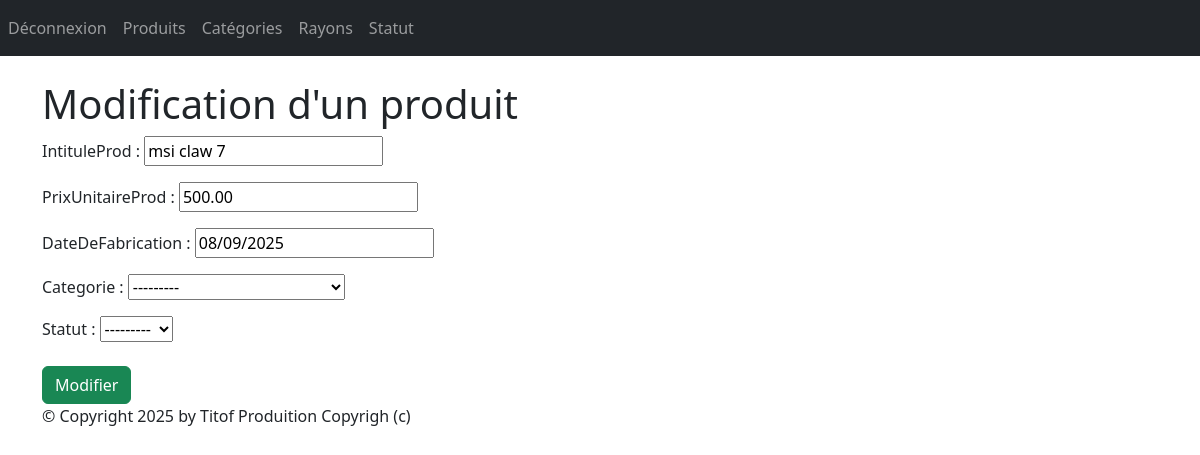
Page /monApp/produit/1/update/ (signed in) on the committed database.
### monApp/models.py (models this page shows, shortened)
class Produit(models.Model):
    refProd = models.AutoField(primary_key=True)
    intituleProd = models.CharField(max_length=200)
    prixUnitaireProd = models.DecimalField(max_digits=10, decimal_places=2)
    dateDeFabrication = models.DateField(default=date.today)
    categorie = models.ForeignKey(Categorie, on_delete=models.CASCADE, related_name="produits",null=True, blank=True)
    statut=models.ForeignKey(Statut,on_delete=models.CASCADE, related_name="produits",null=True, blank=True)

### monApp/views.py (the view, shortened to what this page needs)
# urls.py: path("produit/<pk>/update/",views.ProduitUpdateView.as_view(), name="prdt-chng"),
@method_decorator(login_required(login_url='/monApp/login/'), name='dispatch')
class ProduitUpdateView(UpdateView):
    model = Produit
    form_class=ProduitForm
    template_name = "monApp/update_produit.html"

### monApp/forms.py
class ProduitForm(forms.ModelForm):
    class Meta:
        model = Produit
        fields = '__all__'

### monApp/models.py (called while the page is built)
    def __str__(self):
        return self.nomCat

    def __str__(self):
        return self.libelleStatut

### monApp/templates/monApp/update_produit.html (shortened to what this page needs)
{% extends 'monApp/base.html' %}
{% block contenu %}
<h1> Modification d'un produit </h1>
<form action="" method="post">
    {{ form.as_p }}
    <button type="submit" class="btn btn-success mt-2">Modifier</button>
</form>
{% endblock %}

### static/styles.css (style rules this page uses)
h1 { color: red }

### rows in the picture
Produit: intituleProd "msi claw 7", prixUnitaireProd "500.00", dateDeFabrication "08/09/2025", categorie "---------", statut "---------"
